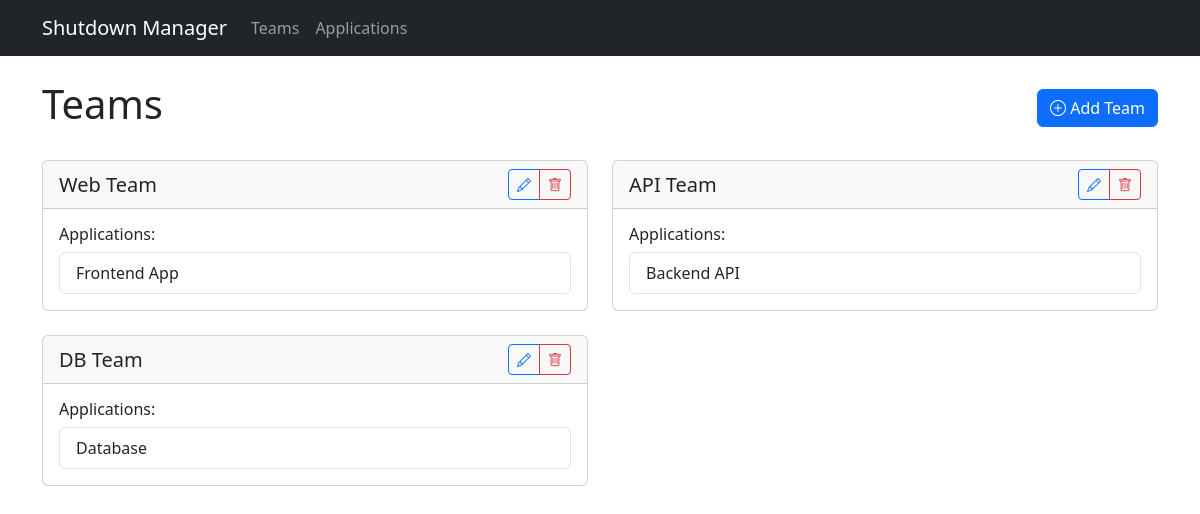
The page /teams on the database its author committed.
### app/models.py (models this page shows)
class Team(db.Model):
    id = db.Column(db.Integer, primary_key=True)
    name = db.Column(db.String(100), unique=True, nullable=False)
    applications = db.relationship('Application', backref='team', lazy=True)

class Application(db.Model):
    id = db.Column(db.Integer, primary_key=True)
    name = db.Column(db.String(100), unique=True, nullable=False)
    team_id = db.Column(db.Integer, db.ForeignKey('team.id'), nullable=False)
    shutdown_order = db.Column(db.Integer, default=100)
    instances = db.relationship('ApplicationInstance', backref='application', lazy=True, cascade='all, delete-orphan')
    dependencies = db.relationship(
        'ApplicationDependency',
        foreign_keys='ApplicationDependency.application_id',
        backref=db.backref('application', lazy=True),
        lazy=True,
        cascade='all, delete-orphan'
    )

### app/routes.py (the view)
@main.route('/teams')
def teams():
    teams = Team.query.all()
    return render_template('teams.html', teams=teams)

### app/templates/teams.html (shortened to what this page needs)
{% extends "base.html" %}
{% block content %}
<div class="row">
    <div class="col-12">
        <div class="d-flex justify-content-between align-items-center mb-4">
            <h1>Teams</h1>
            <button class="btn btn-primary" data-bs-toggle="modal" data-bs-target="#addTeamModal">
                <i class="bi bi-plus-circle"></i> Add Team
            </button>
        </div>
        <div class="row">
            {% for team in teams %}
            <div class="col-md-6 mb-4">
                <div class="card">
                    <div class="card-header d-flex justify-content-between align-items-center">
                        <h5 class="card-title mb-0">{{ team.name }}</h5>
                        <div class="btn-group">
                            <button class="btn btn-sm btn-outline-primary" onclick="editTeam({{ team.id }}, '{{ team.name }}')">
                                <i class="bi bi-pencil"></i>
                            </button>
                            <button class="btn btn-sm btn-outline-danger" onclick="confirmDeleteTeam({{ team.id }}, '{{ team.name }}')">
                                <i class="bi bi-trash"></i>
                            </button>
                        </div>
                    </div>
                    <div class="card-body">
                        <h6>Applications:</h6>
                        <ul class="list-group">
                            {% for app in team.applications %}
                            <li class="list-group-item">{{ app.name }}</li>
                            {% endfor %}
                        </ul>
                    </div>
                </div>
            </div>
            {% endfor %}
        </div>
    </div>
</div>
{% endblock %}

### rows shown on the page
Team: name "Web Team"
Application: name "Frontend App"
Team: name "API Team"
Application: name "Backend API"
Team: name "DB Team"
Application: name "Database"
